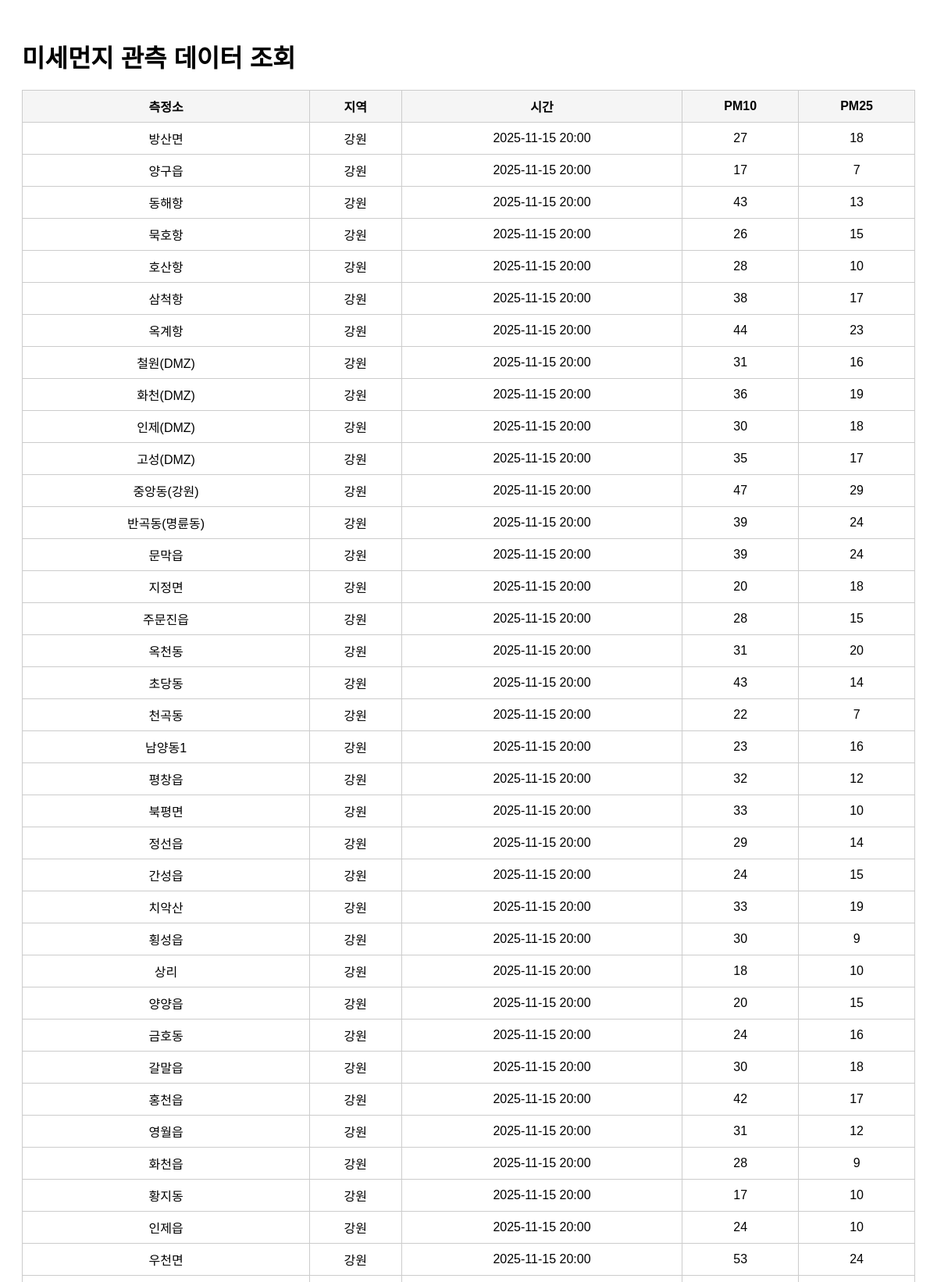
The app's page /list?page=4 (upper part) with its own data.
### tables this page shows
CREATE TABLE air_quality (
    id        INTEGER PRIMARY KEY AUTOINCREMENT,
    station   TEXT,
    sido      TEXT,
    dataTime  TEXT,
    pm10      INTEGER,
    pm25      INTEGER
);

### app.py (the view)
@app.route("/list")
def list_data():
    page = int(request.args.get("page", 1))
    per_page = 100  # 페이지당 100개
    offset = (page - 1) * per_page
    conn = sqlite3.connect(DB_PATH)
    cur = conn.cursor()
    cur.execute("""
        SELECT station, sido, dataTime, pm10, pm25
        FROM air_quality
        ORDER BY dataTime DESC
        LIMIT ? OFFSET ?
    """, (per_page + 1, offset))
    rows = cur.fetchall()
    conn.close()
    has_next = len(rows) > per_page
    rows = rows[:per_page]
    return render_template(
        "list.html",
        rows=rows,
        page=page,
        has_next=has_next
    )

### templates/list.html (shortened to what this page needs)
<!DOCTYPE html>
<html lang="ko">
<head>
</head>
<body>
    <h1>미세먼지 관측 데이터 조회</h1>
    <table>
        <tr>
            <th>측정소</th>
            <th>지역</th>
            <th>시간</th>
            <th>PM10</th>
            <th>PM25</th>
        </tr>
        {% for row in rows %}
        <tr>
            <td>{{ row[0] }}</td>
            <td>{{ row[1] }}</td>
            <td>{{ row[2] }}</td>
            <td>{{ row[3] }}</td>
            <td>{{ row[4] }}</td>
        </tr>
        {% endfor %}
    </table>
</body>
</html>

### templates/list.html (style rules this page uses)
body { font-family: Arial, sans-serif; padding: 20px; }
h1 { margin-bottom: 20px; }
table { width: 100%; border-collapse: collapse; margin-bottom: 20px; }
th, td { border: 1px solid #ccc; padding: 8px; text-align: center; }
th { background: #f5f5f5; }

### records on screen
air_quality: station "방산면", sido "강원", dataTime "2025-11-15 20:00", pm10 "27", pm25 "18"
air_quality: station "양구읍", sido "강원", dataTime "2025-11-15 20:00", pm10 "17", pm25 "7"
air_quality: station "동해항", sido "강원", dataTime "2025-11-15 20:00", pm10 "43", pm25 "13"
air_quality: station "묵호항", sido "강원", dataTime "2025-11-15 20:00", pm10 "26", pm25 "15"
air_quality: station "호산항", sido "강원", dataTime "2025-11-15 20:00", pm10 "28", pm25 "10"
air_quality: station "삼척항", sido "강원", dataTime "2025-11-15 20:00", pm10 "38", pm25 "17"
air_quality: station "옥계항", sido "강원", dataTime "2025-11-15 20:00", pm10 "44", pm25 "23"
air_quality: station "철원(DMZ)", sido "강원", dataTime "2025-11-15 20:00", pm10 "31", pm25 "16"
air_quality: station "화천(DMZ)", sido "강원", dataTime "2025-11-15 20:00", pm10 "36", pm25 "19"
air_quality: station "인제(DMZ)", sido "강원", dataTime "2025-11-15 20:00", pm10 "30", pm25 "18"
air_quality: station "고성(DMZ)", sido "강원", dataTime "2025-11-15 20:00", pm10 "35", pm25 "17"
air_quality: station "중앙동(강원)", sido "강원", dataTime "2025-11-15 20:00", pm10 "47", pm25 "29"
air_quality: station "반곡동(명륜동)", sido "강원", dataTime "2025-11-15 20:00", pm10 "39", pm25 "24"
air_quality: station "문막읍", sido "강원", dataTime "2025-11-15 20:00", pm10 "39", pm25 "24"
air_quality: station "지정면", sido "강원", dataTime "2025-11-15 20:00", pm10 "20", pm25 "18"
air_quality: station "주문진읍", sido "강원", dataTime "2025-11-15 20:00", pm10 "28", pm25 "15"
air_quality: station "옥천동", sido "강원", dataTime "2025-11-15 20:00", pm10 "31", pm25 "20"
air_quality: station "초당동", sido "강원", dataTime "2025-11-15 20:00", pm10 "43", pm25 "14"
air_quality: station "천곡동", sido "강원", dataTime "2025-11-15 20:00", pm10 "22", pm25 "7"
air_quality: station "남양동1", sido "강원", dataTime "2025-11-15 20:00", pm10 "23", pm25 "16"
air_quality: station "평창읍", sido "강원", dataTime "2025-11-15 20:00", pm10 "32", pm25 "12"
air_quality: station "북평면", sido "강원", dataTime "2025-11-15 20:00", pm10 "33", pm25 "10"
air_quality: station "정선읍", sido "강원", dataTime "2025-11-15 20:00", pm10 "29", pm25 "14"
air_quality: station "간성읍", sido "강원", dataTime "2025-11-15 20:00", pm10 "24", pm25 "15"
air_quality: station "치악산", sido "강원", dataTime "2025-11-15 20:00", pm10 "33", pm25 "19"
air_quality: station "횡성읍", sido "강원", dataTime "2025-11-15 20:00", pm10 "30", pm25 "9"
air_quality: station "상리", sido "강원", dataTime "2025-11-15 20:00", pm10 "18", pm25 "10"
air_quality: station "양양읍", sido "강원", dataTime "2025-11-15 20:00", pm10 "20", pm25 "15"
air_quality: station "금호동", sido "강원", dataTime "2025-11-15 20:00", pm10 "24", pm25 "16"
air_quality: station "갈말읍", sido "강원", dataTime "2025-11-15 20:00", pm10 "30", pm25 "18"
air_quality: station "홍천읍", sido "강원", dataTime "2025-11-15 20:00", pm10 "42", pm25 "17"
air_quality: station "영월읍", sido "강원", dataTime "2025-11-15 20:00", pm10 "31", pm25 "12"
air_quality: station "화천읍", sido "강원", dataTime "2025-11-15 20:00", pm10 "28", pm25 "9"
air_quality: station "황지동", sido "강원", dataTime "2025-11-15 20:00", pm10 "17", pm25 "10"
air_quality: station "인제읍", sido "강원", dataTime "2025-11-15 20:00", pm10 "24", pm25 "10"
air_quality: station "우천면", sido "강원", dataTime "2025-11-15 20:00", pm10 "53", pm25 "24"
